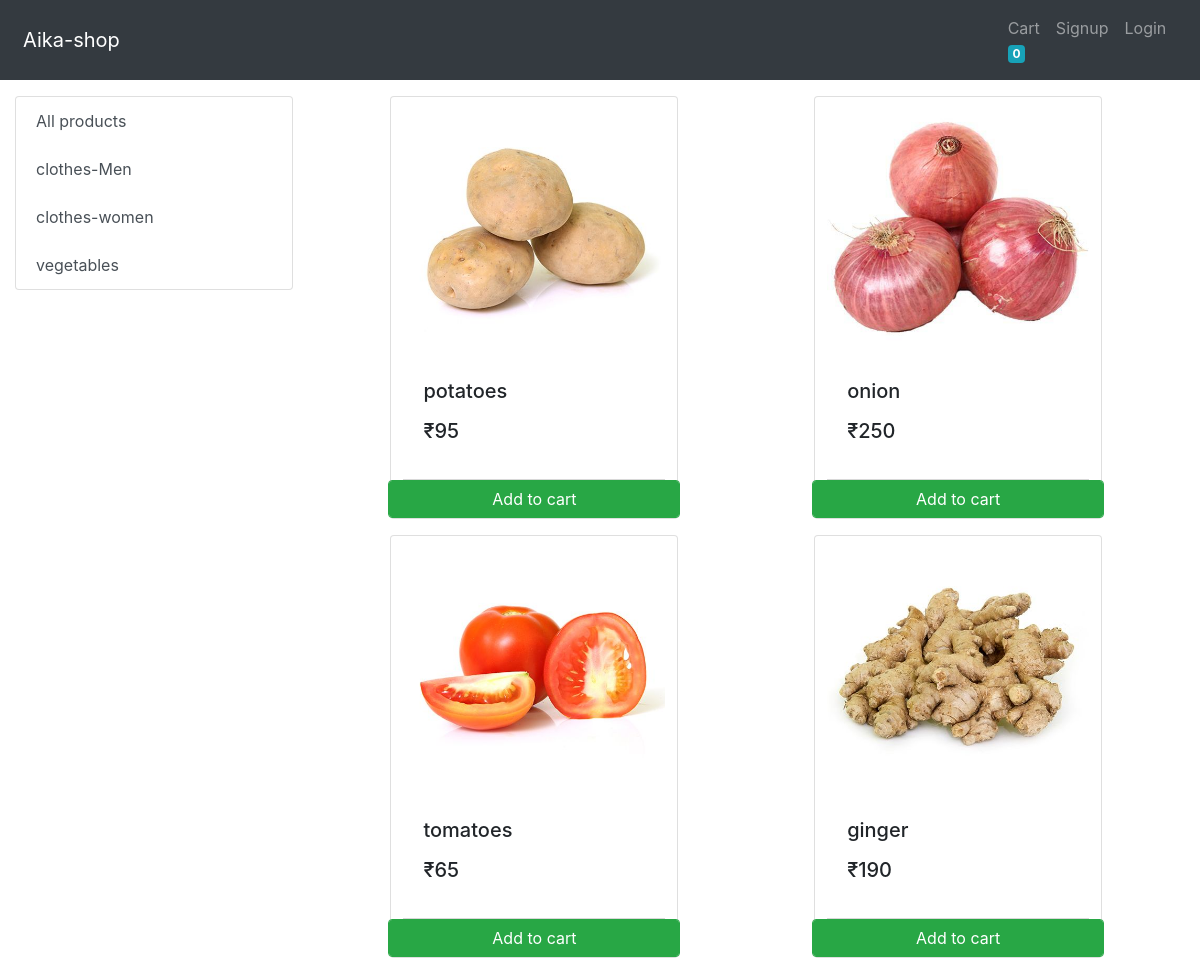
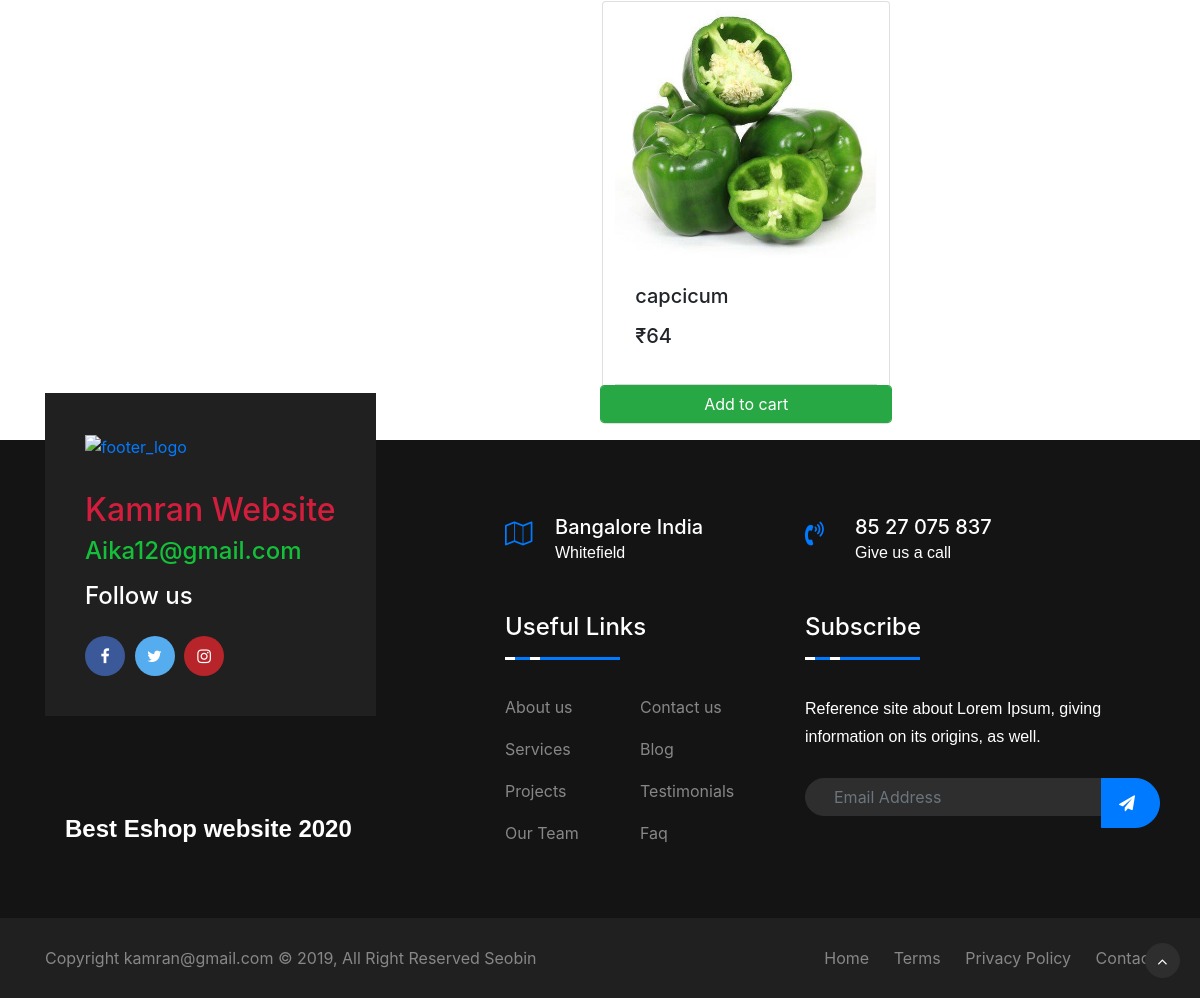
The app's page /?category=4 with its own data (2 pictures, top to bottom).
### store/models/category.py (models this page shows, shortened)
class Category(models.Model):
    name = models.CharField(max_length=50)
    @staticmethod
    def get_all_categories():
        return Category.objects.all()

### store/models/product.py (models this page shows, shortened)
class Product(models.Model):
    name = models.CharField(max_length=50)
    price = models.IntegerField(default=0)
    category = models.ForeignKey(Category,on_delete=models.CASCADE,default=1)
    description = models.CharField(max_length=200,default='',null=True,blank=True)
    image = models.ImageField(upload_to='uploads/products/')
    @staticmethod
    def get_all_products_by_categoryId(category_id): #y id aayegi view ki id s jb hm click krte h:
        if category_id:
            return Product.objects.filter(category = category_id)
        else:
            return Product.get_all_products()

### store/views/home.py (the view, shortened to what this page needs)
# urls.py: path('',Index.as_view(),name='homepage' ),
class Index(View):
    def get(self,request):
        cart = request.session.get('cart')
        if not cart:
            request.session['cart'] = {}
        products = None
        categories = Category.get_all_categories()
        categoryId = request.GET.get('category')  # y 'category' index.html s aayegi jo hmne query string m ki h
        if categoryId:
            products = Product.get_all_products_by_categoryId(categoryId)
        else:
            products = Product.get_all_products()
        data = {}
        data['products'] = products
        data['categories'] = categories
        print(request.session.get('email'))
        return render(request, 'index.html', data)

### store/templatetags/cart.py (called while the page is built)
@register.filter(name='is_in_cart')
def is_in_cart(product,cart):
    keys = cart.keys()
    for id in keys:
        if int(id) == product.id:
            return True
    return False

### store/templatetags/custom_filter.py (called while the page is built)
@register.filter(name='currency')
def currency(number):
    return "₹"+str(number)

### store/templates/index.html (shortened to what this page needs)
{% extends "base.html" %}
{% block content %}
{% load cart %}
{% load custom_filter %}
<div class="container-fluid mt-3">
    <div class="row mx-auto">
        <div class="list-group col-lg-3 ">
            <a href="/" class="list-group-item list-group-item-action">All products</a>
            {% for category in categories %}
            <a href="/?category={{category.id}}" class="list-group-item list-group-item-action">{{category.name}}</a>
            {% endfor %}
        </div>
        <div id="product " class="col-lg-9">
            <div class="row mx-auto">
                {% for product in products%}
                <div class="card mx-auto mb-3" id="{{product.id}}" style="width: 18rem;">
                    <img src="{{product.image.url}}" class="card-img-top" alt="...">
                    <div class="card-body">
                        <h5 class="card-title">{{product.name}}</h5>
                        <p class="display4 card-text"><h5>{{product.price|currency}}</h5></p>
                    </div>
                    <div class="card-footer p-0 ">
                        {% if product|is_in_cart:request.session.cart %}
                        <div class="row no-gutters">
                            <form action="/#{{product.id}}" method="post" class="col-2 p-0">
                                {% csrf_token %}
                                <input hidden type="text" value="{{product.id}}" name="product">
                                <input hidden type="text" value="True" name="remove">
                                <input type="submit" value="-" class="btn btn-primary">
                            </form>
                            <div class="text-center col p-0 mt-2">{{product|cart_quantity:request.session.cart}} in Cart</div>
                            <form action="/#{{product.id}}" method="post" class="col-2">
                                {% csrf_token %}
                                <input hidden type="text" value="{{product.id}}" name="product">
                                <input type="submit" value="+" class="btn btn-primary">
                            </form>
                        </div>
                        {% else %}
                        <div class="row">
                            <form action="/#{{product.id}}" method="post" class="no-gutters p-0">
                                <input type="submit" class="btn btn-success form-control" value="Add to cart">
                            </form>
                        </div>
                        {% endif %}
                    </div>
                </div>
                {% endfor %}
            </div>
        </div>
    </div>
</div>
{% endblock %}

### store/templates/base.html (style rules this page uses)
body { color: #ccc; }
p { font-family: "Nunito", sans-serif; font-size: 16px; color: white; line-height: 28px; }

### store/templates/index.html (style rules this page uses)
body { background-color: #634144 }

### records on screen
Category: name "clothes-Men"
Category: name "clothes-women"
Category: name "vegetables"
Product: image (picture), name "potatoes", price "₹95"
Product: image (picture), name "onion", price "₹250"
Product: image (picture), name "tomatoes", price "₹65"
Product: image (picture), name "ginger", price "₹190"
Product: image (picture), name "capcicum", price "₹64"

### other values on screen
{{ request.session.cart.keys|length }} "0"
